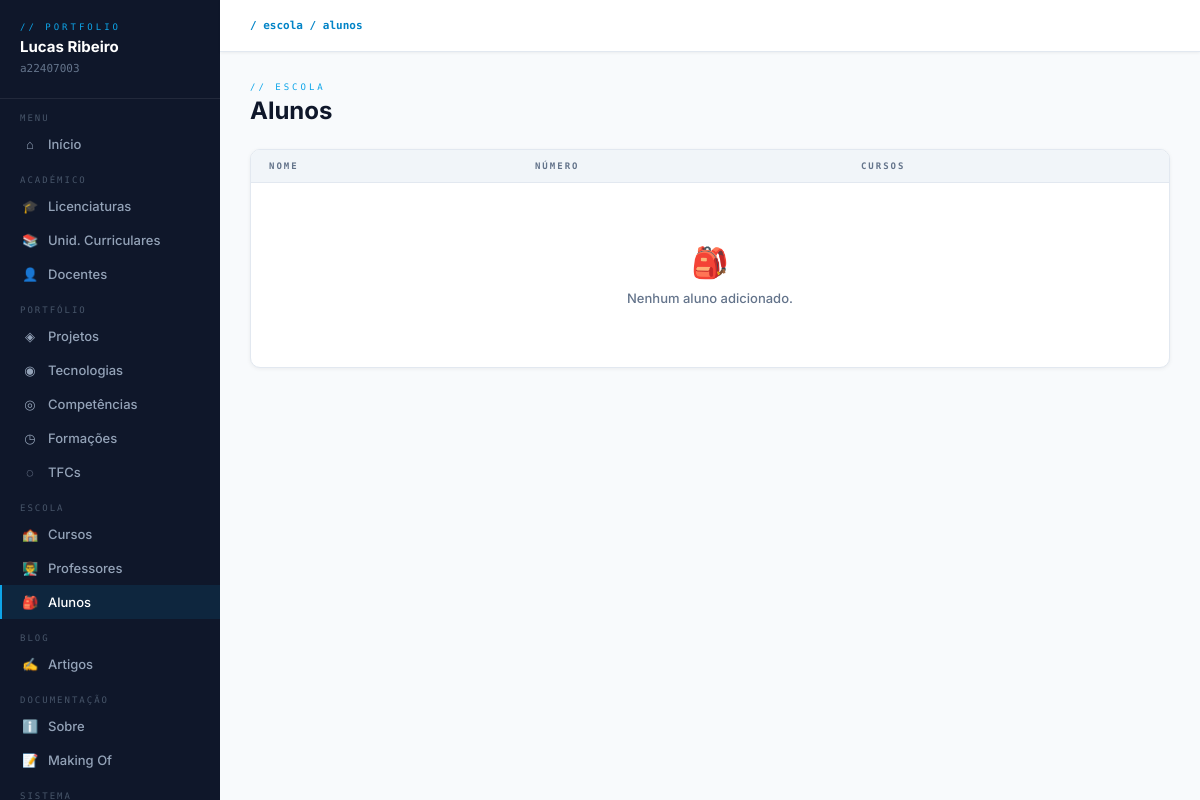
The page /escola/alunos/ on the database as committed earlier.
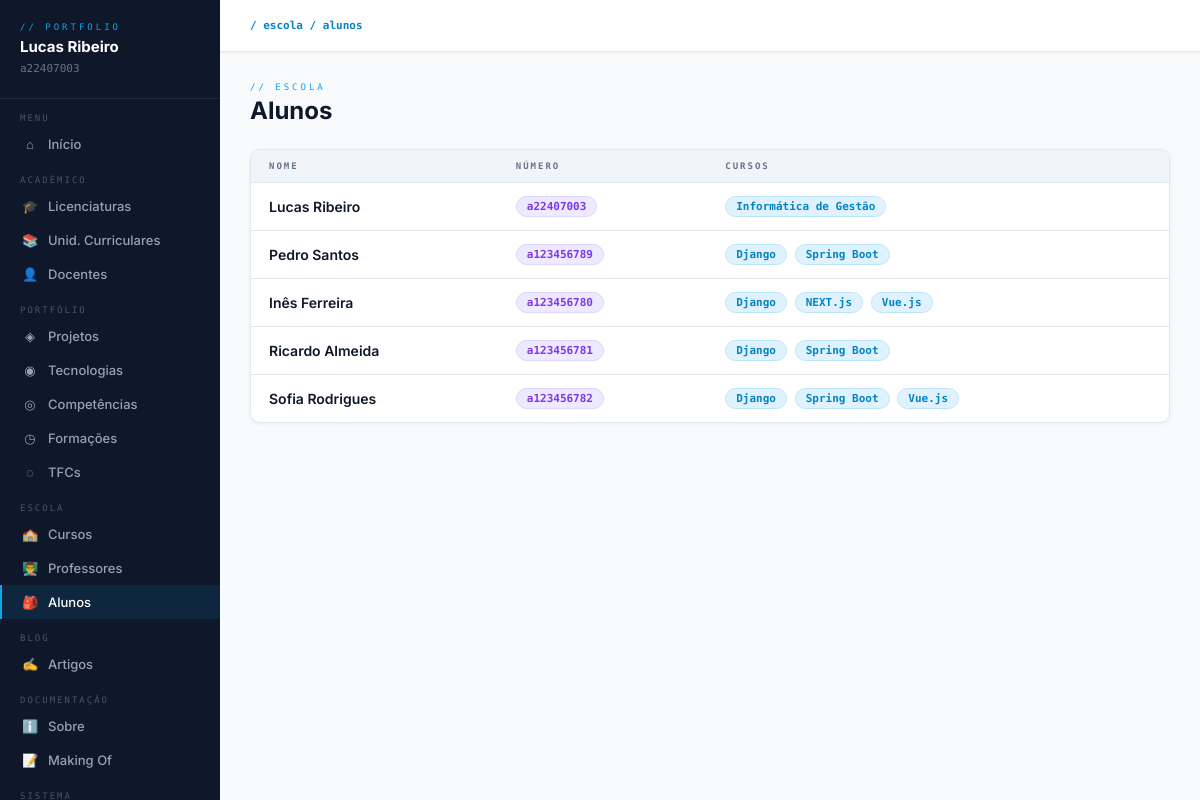
The same page on the database as committed later.
### escola/models.py (models this page shows, shortened)
class Aluno(models.Model):
    nome = models.CharField(max_length=100)
    numero = models.CharField(max_length=20, unique=True)

class Curso(models.Model):
    nome = models.CharField(max_length=100)
    imagem = models.ImageField(upload_to='cursos/')
    professor = models.ForeignKey(Docente, on_delete=models.CASCADE, related_name='cursos')
    alunos = models.ManyToManyField(Aluno, related_name='cursos')

### escola/views.py (the view)
# urls.py: path('alunos/', views.alunos_view, name='alunos'),
def alunos_view(request):
    alunos = Aluno.objects.prefetch_related('cursos').all()
    return render(request, 'escola/alunos.html', {'alunos': alunos})

### escola/templates/escola/alunos.html (shortened to what this page needs)
{% extends 'portfolio/base.html' %}
{% block nav_alunos %}active{% endblock %}
{% block breadcrumb %}<b>/ escola / alunos</b>{% endblock %}
{% block content %}
<div class="page-header">
    <div>
        <div class="page-label">// escola</div>
        <div class="page-title">Alunos</div>
    </div>
</div>
<div class="card">
    <table>
        <thead><tr><th>Nome</th><th>Número</th><th>Cursos</th></tr></thead>
        <tbody>
        {% for aluno in alunos %}
            <tr>
                <td class="text-dark">{{ aluno.nome }}</td>
                <td><span class="badge badge-purple">{{ aluno.numero }}</span></td>
                <td>
                    {% for curso in aluno.cursos.all %}
                        <a href="/escola/curso/{{ curso.id }}" class="badge badge-cyan" style="text-decoration:none;margin-right:4px;">{{ curso.nome }}</a>
                    {% empty %}
                        <span class="text-muted">Sem cursos</span>
                    {% endfor %}
                </td>
            </tr>
        {% empty %}
            <tr><td colspan="3"><div class="empty"><span>🎒</span>Nenhum aluno adicionado.</div></td></tr>
        {% endfor %}
        </tbody>
    </table>
</div>
{% endblock %}

Rows that differ between the two databases and show on the page:
added Aluno: nome "Lucas Ribeiro", numero "a22407003"
added Curso: nome "Informática de Gestão", shown under "Lucas Ribeiro"
added Aluno: nome "Pedro Santos", numero "a123456789"
added Curso: nome "Django"
added Curso: nome "Spring Boot"
added Aluno: nome "Inês Ferreira", numero "a123456780"
added Curso: nome "NEXT.js", shown under "Inês Ferreira"
added Curso: nome "Vue.js"
added Aluno: nome "Ricardo Almeida", numero "a123456781"
added Aluno: nome "Sofia Rodrigues", numero "a123456782"
Other text that changed with them:
text no longer shown: "🎒 Nenhum aluno adicionado."
